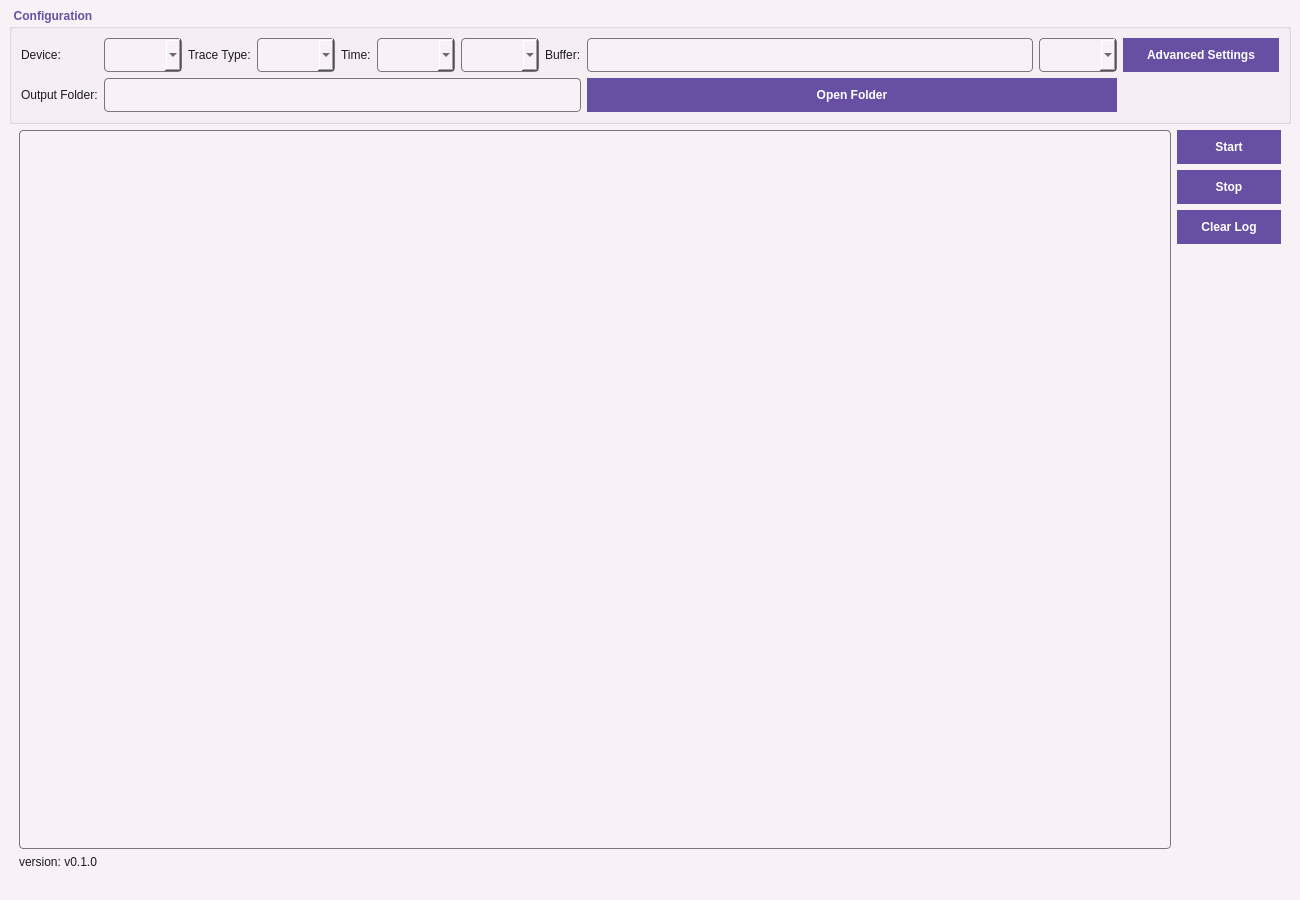
<?xml version="1.0" encoding="UTF-8"?>
<ui version="4.0">
 <class>MainWindow</class>
 <widget class="QMainWindow" name="MainWindow">
  <property name="geometry">
   <rect>
    <x>0</x>
    <y>0</y>
    <width>1300</width>
    <height>900</height>
   </rect>
  </property>
  <property name="windowTitle">
   <string>EasyTracer</string>
  </property>
  <property name="styleSheet">
   <string notr="true">
    QMainWindow, QWidget, QComboBox, QLineEdit, QPlainTextEdit {
      background-color: #F8F1F6;
    }
    QLabel {
      color: #1C1B1F;
      background-color: transparent;
    }
    QComboBox, QLineEdit {
      padding: 8px;
      border: 1px solid #79747E;
      border-radius: 4px;
      color: #1C1B1F;
    }
    QComboBox:focus, QLineEdit:focus {
      border: 2px solid #6750A4;
    }
    QPushButton {
      padding: 10px 24px;
      color: #FFFFFF;
      background-color: #6750A4;
      border: none;
      border-radius: 20px;
      font-weight: bold;
    }
    QPushButton:hover {
      background-color: #7965AF;
    }
    QPushButton:pressed {
      background-color: #553B93;
    }
    QPlainTextEdit {
      border: 1px solid #79747E;
      border-radius: 4px;
      color: #1C1B1F;
      padding: 8px;
    }
    QGroupBox {
      font-weight: bold;
      margin-top: 1ex;
      color: #1C1B1F;
      background-color: transparent;
    }
    QGroupBox::title {
      subcontrol-origin: margin;
      subcontrol-position: top left;
      padding: 0 3px;
      color: #6750A4;
      background-color: transparent;
    }
   </string>
  </property>
  <widget class="QWidget" name="centralwidget">
   <layout class="QVBoxLayout" name="verticalLayout">
    <item>
     <widget class="QGroupBox" name="config_group">
      <property name="title">
       <string>Configuration</string>
      </property>
      <layout class="QGridLayout" name="gridLayout">
       <item row="0" column="0">
        <widget class="QLabel" name="label_5">
         <property name="text">
          <string>Device:</string>
         </property>
        </widget>
       </item>
       <item row="0" column="1">
        <widget class="QComboBox" name="device_combo"/>
       </item>
       <item row="0" column="2">
        <widget class="QLabel" name="label">
         <property name="text">
          <string>Trace Type:</string>
         </property>
        </widget>
       </item>
       <item row="0" column="3">
        <widget class="QComboBox" name="tracer_type_combo"/>
       </item>
       <item row="0" column="4">
        <widget class="QLabel" name="label_2">
         <property name="text">
          <string>Time:</string>
         </property>
        </widget>
       </item>
       <item row="0" column="5">
        <widget class="QComboBox" name="trace_time_combo">
         <property name="editable">
          <bool>true</bool>
         </property>
         <property name="maximumWidth">
          <number>100</number>
         </property>
        </widget>
       </item>
       <item row="0" column="6">
        <widget class="QComboBox" name="time_unit_combo">
         <property name="maximumWidth">
          <number>80</number>
         </property>
        </widget>
       </item>
       <item row="0" column="7">
        <widget class="QLabel" name="label_3">
         <property name="text">
          <string>Buffer:</string>
         </property>
        </widget>
       </item>
       <item row="0" column="8">
        <widget class="QLineEdit" name="buffer_size_input">
         <property name="maximumWidth">
          <number>100</number>
         </property>
        </widget>
       </item>
       <item row="0" column="9">
        <widget class="QComboBox" name="buffer_unit_combo">
         <property name="maximumWidth">
          <number>80</number>
         </property>
        </widget>
       </item>
       <item row="0" column="10">
        <widget class="QPushButton" name="advanced_settings_button">
         <property name="text">
          <string>Advanced Settings</string>
         </property>
        </widget>
       </item>
       <item row="1" column="0">
        <widget class="QLabel" name="label_4">
         <property name="text">
          <string>Output Folder:</string>
         </property>
        </widget>
       </item>
       <item row="1" column="1" colspan="7">
        <widget class="QLineEdit" name="output_folder_input"/>
       </item>
       <item row="1" column="8" colspan="2">
        <widget class="QPushButton" name="open_output_button">
         <property name="text">
          <string>Open Folder</string>
         </property>
        </widget>
       </item>
      </layout>
     </widget>
    </item>
    <item>
     <layout class="QHBoxLayout" name="horizontalLayout_6">
      <item>
       <layout class="QVBoxLayout" name="verticalLayout_3">
        <property name="leftMargin">
         <number>10</number>
        </property>
        <item>
         <widget class="QPlainTextEdit" name="log_output">
          <property name="readOnly">
           <bool>true</bool>
          </property>
         </widget>
        </item>
        <item>
         <widget class="QLabel" name="version_label">
          <property name="text">
           <string>version: v0.1.0</string>
          </property>
          <property name="alignment">
           <set>Qt::AlignLeft|Qt::AlignVCenter</set>
          </property>
         </widget>
        </item>
       </layout>
      </item>
      <item>
       <layout class="QVBoxLayout" name="verticalLayout_2">
        <property name="rightMargin">
         <number>10</number>
        </property>
        <item>
         <widget class="QPushButton" name="start_button">
          <property name="text">
           <string>Start</string>
          </property>
          <property name="minimumWidth">
           <number>120</number>
          </property>
         </widget>
        </item>
        <item>
         <widget class="QPushButton" name="stop_button">
          <property name="text">
           <string>Stop</string>
          </property>
          <property name="minimumWidth">
           <number>120</number>
          </property>
         </widget>
        </item>
        <item>
         <widget class="QPushButton" name="clear_log_button">
          <property name="text">
           <string>Clear Log</string>
          </property>
          <property name="minimumWidth">
           <number>120</number>
          </property>
         </widget>
        </item>
        <item>
         <spacer name="verticalSpacer">
          <property name="orientation">
           <enum>Qt::Vertical</enum>
          </property>
          <property name="sizeHint" stdset="0">
           <size>
            <width>20</width>
            <height>40</height>
           </size>
          </property>
         </spacer>
        </item>
       </layout>
      </item>
     </layout>
    </item>
   </layout>
  </widget>
  <widget class="QStatusBar" name="statusbar"/>
 </widget>
 <resources/>
 <connections/>
</ui>
